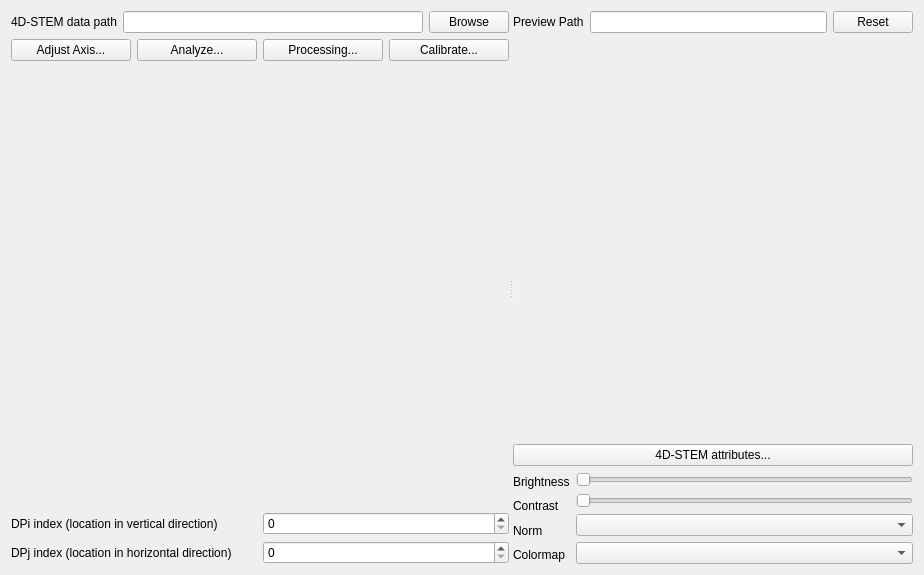
<?xml version="1.0" encoding="UTF-8"?>
<ui version="4.0">
 <class>Form</class>
 <widget class="QWidget" name="Form">
  <property name="geometry">
   <rect>
    <x>0</x>
    <y>0</y>
    <width>924</width>
    <height>575</height>
   </rect>
  </property>
  <property name="windowTitle">
   <string>Form</string>
  </property>
  <layout class="QVBoxLayout" name="verticalLayout_8">
   <item>
    <widget class="QSplitter" name="splitter">
     <property name="orientation">
      <enum>Qt::Horizontal</enum>
     </property>
     <widget class="QWidget" name="">
      <layout class="QVBoxLayout" name="verticalLayout_3" stretch="0,0,1,0">
       <item>
        <layout class="QHBoxLayout" name="horizontalLayout">
         <item>
          <widget class="QLabel" name="label">
           <property name="text">
            <string>4D-STEM data path</string>
           </property>
          </widget>
         </item>
         <item>
          <widget class="QLineEdit" name="lineEdit_data_path"/>
         </item>
         <item>
          <widget class="QPushButton" name="pushButton_browse">
           <property name="text">
            <string>Browse</string>
           </property>
          </widget>
         </item>
        </layout>
       </item>
       <item>
        <layout class="QHBoxLayout" name="horizontalLayout_2">
         <item>
          <widget class="QPushButton" name="pushButton_adjust_axis">
           <property name="text">
            <string>Adjust Axis...</string>
           </property>
          </widget>
         </item>
         <item>
          <widget class="QPushButton" name="pushButton_analyze">
           <property name="text">
            <string>Analyze...</string>
           </property>
          </widget>
         </item>
         <item>
          <widget class="QPushButton" name="pushButton_processing">
           <property name="text">
            <string>Processing...</string>
           </property>
          </widget>
         </item>
         <item>
          <widget class="QPushButton" name="pushButton_calibrate">
           <property name="text">
            <string>Calibrate...</string>
           </property>
          </widget>
         </item>
        </layout>
       </item>
       <item>
        <widget class="WidgetPlotDP" name="widget_dp" native="true"/>
       </item>
       <item>
        <layout class="QHBoxLayout" name="horizontalLayout_3">
         <item>
          <layout class="QVBoxLayout" name="verticalLayout">
           <item>
            <widget class="QLabel" name="label_2">
             <property name="text">
              <string>DPi index (location in vertical direction)</string>
             </property>
            </widget>
           </item>
           <item>
            <widget class="QLabel" name="label_3">
             <property name="text">
              <string>DPj index (location in horizontal direction)</string>
             </property>
            </widget>
           </item>
          </layout>
         </item>
         <item>
          <layout class="QVBoxLayout" name="verticalLayout_2">
           <item>
            <widget class="QSpinBox" name="spinBox_scan_ii"/>
           </item>
           <item>
            <widget class="QSpinBox" name="spinBox_scan_jj"/>
           </item>
          </layout>
         </item>
        </layout>
       </item>
      </layout>
     </widget>
     <widget class="QWidget" name="">
      <layout class="QVBoxLayout" name="verticalLayout_6" stretch="0,1,0">
       <item>
        <layout class="QHBoxLayout" name="horizontalLayout_4">
         <item>
          <widget class="QLabel" name="label_4">
           <property name="text">
            <string>Preview Path</string>
           </property>
          </widget>
         </item>
         <item>
          <widget class="QLineEdit" name="lineEdit_preview_path"/>
         </item>
         <item>
          <widget class="QPushButton" name="pushButton_preview_reset">
           <property name="text">
            <string>Reset</string>
           </property>
          </widget>
         </item>
        </layout>
       </item>
       <item>
        <widget class="WidgetPlotPreview" name="widget_preview" native="true"/>
       </item>
       <item>
        <layout class="QVBoxLayout" name="verticalLayout_7">
         <item>
          <widget class="QPushButton" name="pushButton_attributes">
           <property name="text">
            <string>4D-STEM attributes...</string>
           </property>
          </widget>
         </item>
         <item>
          <layout class="QHBoxLayout" name="horizontalLayout_5">
           <item>
            <layout class="QVBoxLayout" name="verticalLayout_4">
             <item>
              <widget class="QLabel" name="label_5">
               <property name="text">
                <string>Brightness</string>
               </property>
              </widget>
             </item>
             <item>
              <widget class="QLabel" name="label_6">
               <property name="text">
                <string>Contrast</string>
               </property>
              </widget>
             </item>
             <item>
              <widget class="QLabel" name="label_7">
               <property name="text">
                <string>Norm</string>
               </property>
              </widget>
             </item>
             <item>
              <widget class="QLabel" name="label_8">
               <property name="text">
                <string>Colormap</string>
               </property>
              </widget>
             </item>
            </layout>
           </item>
           <item>
            <layout class="QVBoxLayout" name="verticalLayout_5">
             <item>
              <widget class="QSlider" name="horizontalSlider_brightness">
               <property name="orientation">
                <enum>Qt::Horizontal</enum>
               </property>
              </widget>
             </item>
             <item>
              <widget class="QSlider" name="horizontalSlider_contrast">
               <property name="orientation">
                <enum>Qt::Horizontal</enum>
               </property>
              </widget>
             </item>
             <item>
              <widget class="QComboBox" name="comboBox_norm"/>
             </item>
             <item>
              <widget class="QComboBox" name="comboBox_colormap"/>
             </item>
            </layout>
           </item>
          </layout>
         </item>
        </layout>
       </item>
      </layout>
     </widget>
    </widget>
   </item>
  </layout>
 </widget>
 <customwidgets>
  <customwidget>
   <class>WidgetPlotDP</class>
   <extends>QWidget</extends>
   <header>bin.Widgets.WidgetPlots.h</header>
   <container>1</container>
  </customwidget>
  <customwidget>
   <class>WidgetPlotPreview</class>
   <extends>QWidget</extends>
   <header>bin.Widgets.WidgetPlots.h</header>
   <container>1</container>
  </customwidget>
 </customwidgets>
 <resources/>
 <connections/>
</ui>
